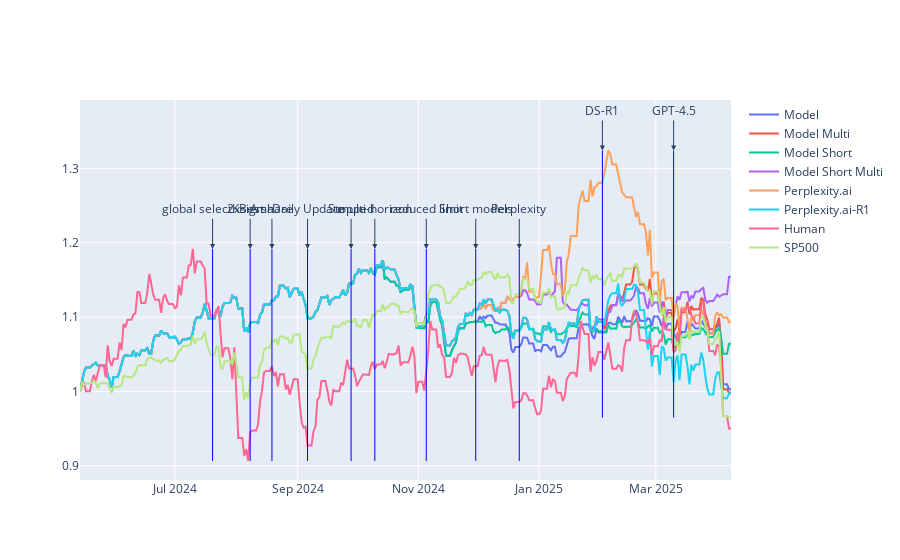

This figure's notebook cell:
### Code cell
# use plotly to plot the curve of the three assets
import plotly.graph_objects as go

fig = go.Figure()
date_list = log_return.index.tolist()
date_list.insert(0, pd.Timestamp('2024-05-14'))

fig.add_trace(go.Scatter(x=date_list, y=cur_asset_model_hist, mode='lines', name='Model'))
fig.add_trace(go.Scatter(x=date_list, y=cur_asset_model_v2_hist, mode='lines', name='Model Multi'))
fig.add_trace(go.Scatter(x=date_list, y=cur_asset_model_short_hist, mode='lines', name='Model Short'))
fig.add_trace(go.Scatter(x=date_list, y=cur_asset_model_short_v2_hist, mode='lines', name='Model Short Multi'))
fig.add_trace(go.Scatter(x=date_list, y=cur_asset_model_perplexity_hist, mode='lines', name='Perplexity.ai'))
fig.add_trace(go.Scatter(x=date_list, y=cur_asset_model_perplexity_r1_hist, mode='lines', name='Perplexity.ai-R1'))
fig.add_trace(go.Scatter(x=date_list, y=cur_asset_human_hist, mode='lines', name='Human'))
fig.add_trace(go.Scatter(x=date_list, y=cur_asset_sp500_hist, mode='lines', name='SP500'))

add_vertical_line(fig, '2024-07-20', 'global selectKBest', cur_asset_model_hist, cur_asset_human_hist, cur_asset_sp500_hist)
add_vertical_line(fig, '2024-08-08', '2xsigma', cur_asset_model_hist, cur_asset_human_hist, cur_asset_sp500_hist)
add_vertical_line(fig, '2024-08-19', 'A share', cur_asset_model_hist, cur_asset_human_hist, cur_asset_sp500_hist)
add_vertical_line(fig, '2024-09-06', 'Daily Update', cur_asset_model_hist, cur_asset_human_hist, cur_asset_sp500_hist)
add_vertical_line(fig, '2024-09-28', 'Stopped', cur_asset_model_hist, cur_asset_human_hist, cur_asset_sp500_hist)
add_vertical_line(fig, '2024-10-10', 'multi-horizon', cur_asset_model_hist, cur_asset_human_hist, cur_asset_sp500_hist)
add_vertical_line(fig, '2024-11-05', 'reduced limit', cur_asset_model_hist, cur_asset_human_hist, cur_asset_sp500_hist)
add_vertical_line(fig, '2024-11-30', 'Short models', cur_asset_model_hist, cur_asset_human_hist, cur_asset_sp500_hist)
add_vertical_line(fig, '2024-12-22', 'Perplexity', cur_asset_model_hist, cur_asset_human_hist, cur_asset_sp500_hist)
add_vertical_line(fig, '2025-02-02', 'DS-R1', cur_asset_model_hist, cur_asset_model_perplexity_hist, cur_asset_sp500_hist)
add_vertical_line(fig, '2025-03-10', 'GPT-4.5', cur_asset_model_hist, cur_asset_model_perplexity_hist, cur_asset_sp500_hist)
fig.show()

### Figure 1 — Plotly figure (JSON) as saved in the notebook; plotly's stock layout.template omitted (floating-point values rounded to 4 significant figures; data arrays with more than 128 entries replaced by an {"elided": "..."} marker saying what was removed)
{"data": [{"mode": "lines", "name": "Model", "type": "scatter", "x": {"elided": "330 str values"}, "y": {"elided": "330 float values"}}, {"mode": "lines", "name": "Model Multi", "type": "scatter", "x": {"elided": "330 str values"}, "y": {"elided": "330 float values"}}, {"mode": "lines", "name": "Model Short", "type": "scatter", "x": {"elided": "330 str values"}, "y": {"elided": "330 float values"}}, {"mode": "lines", "name": "Model Short Multi", "type": "scatter", "x": {"elided": "330 str values"}, "y": {"elided": "330 float values"}}, {"mode": "lines", "name": "Perplexity.ai", "type": "scatter", "x": {"elided": "330 str values"}, "y": {"elided": "330 float values"}}, {"mode": "lines", "name": "Perplexity.ai-R1", "type": "scatter", "x": {"elided": "330 str values"}, "y": {"elided": "330 float values"}}, {"mode": "lines", "name": "Human", "type": "scatter", "x": {"elided": "330 str values"}, "y": {"elided": "330 float values"}}, {"mode": "lines", "name": "SP500", "type": "scatter", "x": {"elided": "330 str values"}, "y": {"elided": "330 float values"}}], "layout": {"annotations": [{"arrowhead": 2, "ax": 0, "ay": -40, "showarrow": true, "text": "global selectKBest", "x": "2024-07-20", "y": 1.192}, {"arrowhead": 2, "ax": 0, "ay": -40, "showarrow": true, "text": "2xsigma", "x": "2024-08-08", "y": 1.192}, {"arrowhead": 2, "ax": 0, "ay": -40, "showarrow": true, "text": "A share", "x": "2024-08-19", "y": 1.192}, {"arrowhead": 2, "ax": 0, "ay": -40, "showarrow": true, "text": "Daily Update", "x": "2024-09-06", "y": 1.192}, {"arrowhead": 2, "ax": 0, "ay": -40, "showarrow": true, "text": "Stopped", "x": "2024-09-28", "y": 1.192}, {"arrowhead": 2, "ax": 0, "ay": -40, "showarrow": true, "text": "multi-horizon", "x": "2024-10-10", "y": 1.192}, {"arrowhead": 2, "ax": 0, "ay": -40, "showarrow": true, "text": "reduced limit", "x": "2024-11-05", "y": 1.192}, {"arrowhead": 2, "ax": 0, "ay": -40, "showarrow": true, "text": "Short models", "x": "2024-11-30", "y": 1.192}, {"arrowhead": 2, "ax": 0, "ay": -40, "showarrow": true, "text": "Perplexity", "x": "2024-12-22", "y": 1.192}, {"arrowhead": 2, "ax": 0, "ay": -40, "showarrow": true, "text": "DS-R1", "x": "2025-02-02", "y": 1.324}, {"arrowhead": 2, "ax": 0, "ay": -40, "showarrow": true, "text": "GPT-4.5", "x": "2025-03-10", "y": 1.324}], "shapes": [{"line": {"color": "blue", "width": 1}, "type": "line", "x0": "2024-07-20", "x1": "2024-07-20", "y0": 0.9065, "y1": 1.192}, {"line": {"color": "blue", "width": 1}, "type": "line", "x0": "2024-08-08", "x1": "2024-08-08", "y0": 0.9065, "y1": 1.192}, {"line": {"color": "blue", "width": 1}, "type": "line", "x0": "2024-08-19", "x1": "2024-08-19", "y0": 0.9065, "y1": 1.192}, {"line": {"color": "blue", "width": 1}, "type": "line", "x0": "2024-09-06", "x1": "2024-09-06", "y0": 0.9065, "y1": 1.192}, {"line": {"color": "blue", "width": 1}, "type": "line", "x0": "2024-09-28", "x1": "2024-09-28", "y0": 0.9065, "y1": 1.192}, {"line": {"color": "blue", "width": 1}, "type": "line", "x0": "2024-10-10", "x1": "2024-10-10", "y0": 0.9065, "y1": 1.192}, {"line": {"color": "blue", "width": 1}, "type": "line", "x0": "2024-11-05", "x1": "2024-11-05", "y0": 0.9065, "y1": 1.192}, {"line": {"color": "blue", "width": 1}, "type": "line", "x0": "2024-11-30", "x1": "2024-11-30", "y0": 0.9065, "y1": 1.192}, {"line": {"color": "blue", "width": 1}, "type": "line", "x0": "2024-12-22", "x1": "2024-12-22", "y0": 0.9065, "y1": 1.192}, {"line": {"color": "blue", "width": 1}, "type": "line", "x0": "2025-02-02", "x1": "2025-02-02", "y0": 0.9648, "y1": 1.324}, {"line": {"color": "blue", "width": 1}, "type": "line", "x0": "2025-03-10", "x1": "2025-03-10", "y0": 0.9648, "y1": 1.324}]}}
